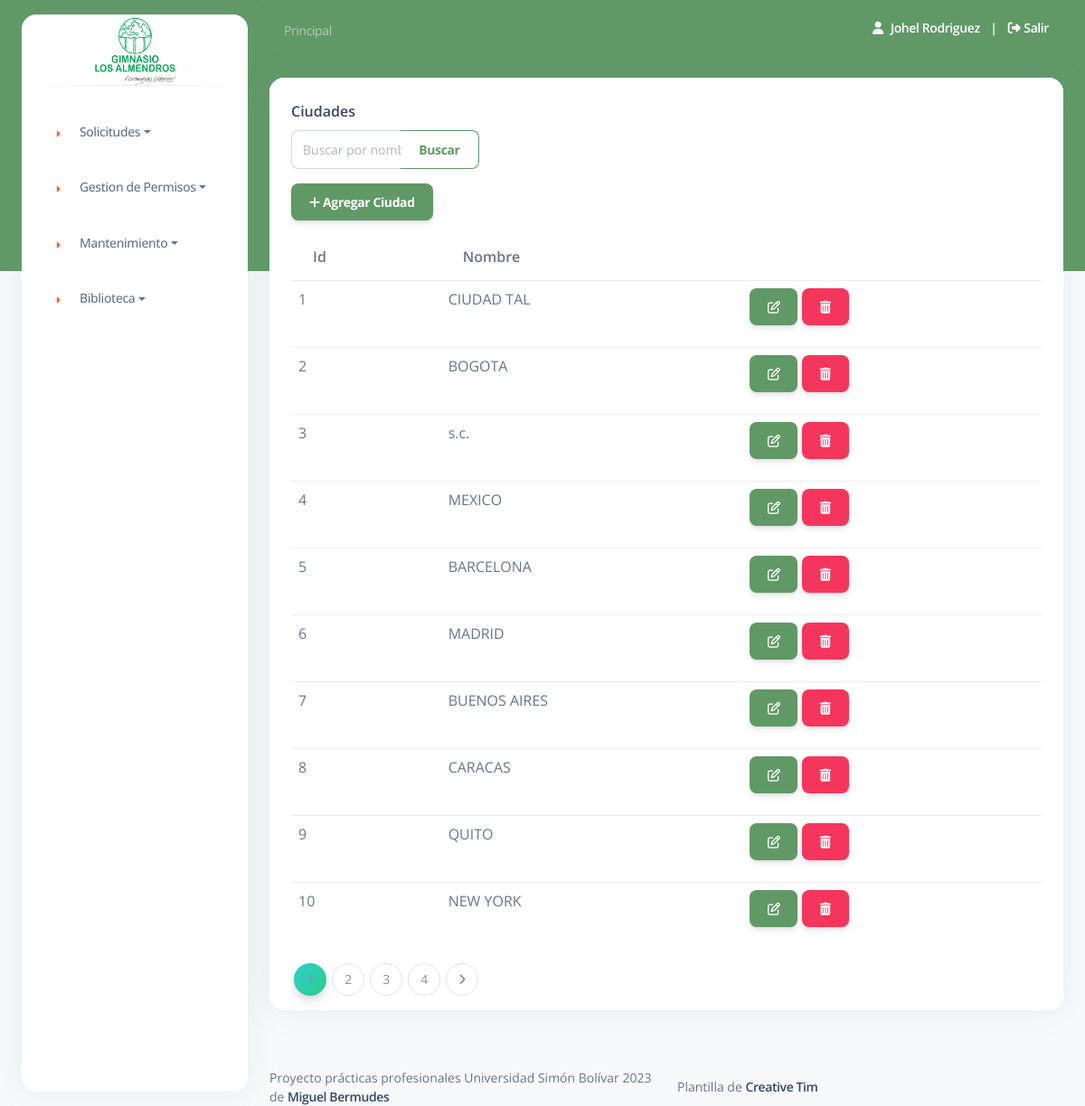
The page /panelciudad.php (signed in) on the database its author committed.
### tables this page shows
CREATE TABLE `ciudad` (
  `id` int(11) NOT NULL,
  `descrip` varchar(25) DEFAULT NULL
);

### panelciudad.php (the view, shortened to what this page needs)
<?php
include "./php/conexion.php";
$registrosPorPagina = 10;
if (isset($_GET['page'])) {
  $paginaActual = $_GET['page'];
} else {
  $paginaActual = 1;
}
$offset = ($paginaActual - 1) * $registrosPorPagina;
$searchTerm = isset($_GET['search']) ? mysqli_real_escape_string($conexion, $_GET['search']) : '';
$sql = "SELECT * FROM ciudad WHERE descrip LIKE '%$searchTerm%' LIMIT $offset, $registrosPorPagina";
$resultado = mysqli_query($conexion, $sql);
$sql2 = "SELECT COUNT(*) AS totalCategorias FROM ciudad";
$resultado2 = mysqli_query($conexion, $sql2);
$row = mysqli_fetch_assoc($resultado2);
$totalCategorias = $row['totalCategorias'];
$totalBotones = round($totalCategorias / $registrosPorPagina);
?>
<!DOCTYPE html>
<html lang="en">
<head>
  <link href="./assets/css/nucleo-icons.css" rel="stylesheet" />
  <link href="./assets/css/nucleo-svg.css" rel="stylesheet" />
  <link href="./assets/css/nucleo-svg.css" rel="stylesheet" />
  <link id="pagestyle" href="./assets/css/argon-dashboard.css?v=2.0.4" rel="stylesheet" />
</head>
<body class="g-sidenav-show bg-gray-100">
  <?php include("./layouts/admin/header.php"); ?>
  <main class="main-content position-relative border-radius-lg ps">
    <?php include("./layouts/header.php"); ?>
    <div class="container-fluid py-4">
      <div class="row">
        <div class="col-12">
          <div class="card mb-4">
            <div class="card-header pb-0">
              <h6>Ciudades</h6>
            </div>
            <div class="content-wrapper">
              <div class="content-header">
                <div class="container-fluid">
                  <div class="col-sm-3 text-right">
                    <form method="GET" action="">
                      <div class="input-group mb-3">
                        <input type="text" class="form-control" placeholder="Buscar por nombre" name="search">
                        <button class="btn btn-outline-primary mb-0" type="submit">Buscar</button>
                      </div>
                    </form>
                    <button type="button" title="Agregar Ciudad" class="btn btn-primary" data-toggle="modal" data-target="#exampleModal">
                      <i class="fa fa-plus"></i> Agregar Ciudad
                    </button>
                  </div>
                </div>
              </div>
            </div>
            <section class="content">
              <div class="container-fluid">
                <div class="table-responsive">
                <table class="table">
                  <thead>
                    <tr>
                      <th>Id</th>
                      <th>Nombre</th>
                      <th></th>
                    </tr>
                  </thead>
                  <tbody>
                    <?php
                    while ($f = mysqli_fetch_array($resultado)) :
                    ?>
                      <tr>
                        <td><?php echo $f['id']; ?></td>
                        <td>
                          <?php echo $f['descrip']; ?>
                        </td>
                        <td>
                          <button class="btn btn-primary btn-small btnEditar" title="Editar Area" data-id="<?php echo $f['id']; ?>" data-nombre="<?php echo $f['descrip']; ?>" data-toggle="modal" data-target="#modalEditar">
                            <i class="fa fa-edit"></i>
                          </button>
                          <button class="btn btn-danger btn-small btnEliminar" title="Eliminar Area" data-id="<?php echo $f['id']; ?>" data-toggle="modal" data-target="#modalEliminar">
                            <i class="fa fa-trash"></i>
                          </button>
                        </td>
                      </tr>
                    <?php
                    endwhile;
                    ?>
                  </tbody>
                </table>
                <nav aria-label="Page navigation example">
                  <ul class="pagination pagination-success">
                    <?php
                    $maxButtons = 4;
                    $start = max(1, $paginaActual - floor($maxButtons / 2));
                    $end = min($start + $maxButtons - 1, $totalBotones);
                    for ($i = $start; $i <= $end; $i++) :
                    ?>
                      <li class="page-item <?php if ($i == $paginaActual) echo 'active'; ?>">
                        <a href="?page=<?php echo $i; ?>&search=" class="page-link"><?php echo $i; ?></a>
                      </li>
                    <?php endfor; ?>
                    <?php if ($paginaActual < $totalCategorias) : ?>
                      <li class="page-item">
                        <a href="?page=<?php echo $paginaActual + 1; ?>&search=" class="page-link" aria-label="Next">
                          <i class="fa fa-angle-right"></i>
                        </a>
                      </li>
                    <?php endif; ?>
                  </ul>
                </nav>
                </div>
              </div>
            </section>
          </div>
        </div>
      </div>
    </div>
    <?php include("./layouts/footer.php"); ?>
  </main>
</body>
</html>

### rows shown on the page
ciudad: id "1", descrip "CIUDAD TAL"
ciudad: id "2", descrip "BOGOTA"
ciudad: id "3", descrip "s.c."
ciudad: id "4", descrip "MEXICO"
ciudad: id "5", descrip "BARCELONA"
ciudad: id "6", descrip "MADRID"
ciudad: id "7", descrip "BUENOS AIRES"
ciudad: id "8", descrip "CARACAS"
ciudad: id "9", descrip "QUITO"
ciudad: id "10", descrip "NEW YORK"

### other values the page prints
$arregloUsuario['nombre'] "Johel Rodriguez"
